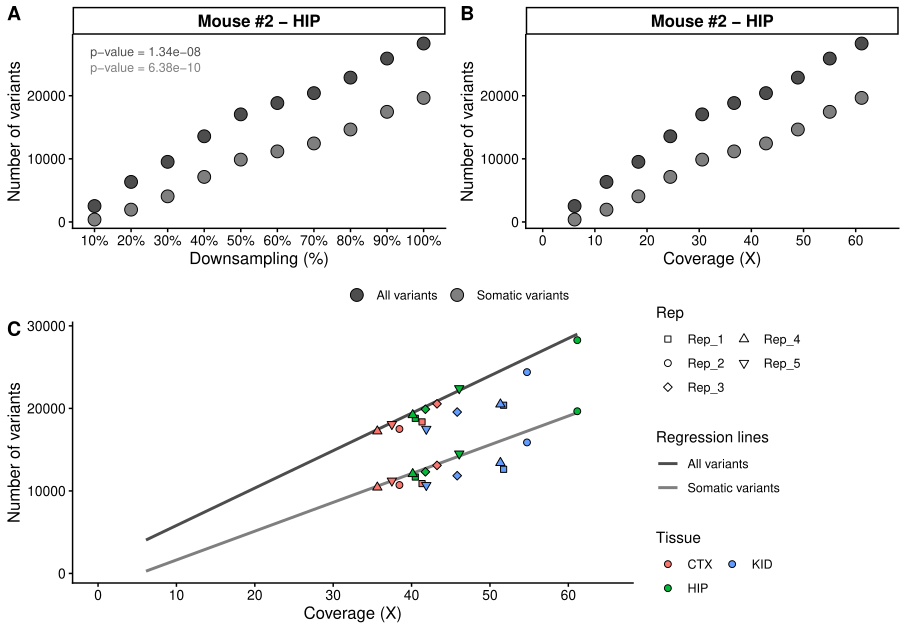

The R source for this figure:
#######################################################################################################################################
### Figure S2 - distribution genomic features - tissue specific
###############################################################################################
library(ggplot2)
library(reshape2)
library(ggpubr)
###############################################################################################
downsample   <- read.table("../../analyses/22_downsampling/output/downsampling_WT_3_HIP/1/variant_count.txt",header=T)
tot_variants <- read.table("../../analyses/22_downsampling/output/count_variants_allsamples/variant_count_ALL.txt",header=T)
genome_l     <- sum(read.table("../../zenodo/input_data/GRCm39.vM28.primary_assembly.genome.fa.fai.noscaff.chr")[,2])
mapped       <- read.table("../data/mapping_stat.txt",header=T) 
###############################################################################################



###############################################################################################
### Panel A - downsample of HIP-3

pvalue_all <- formatC(cor.test(downsample$Variants,downsample$Mapped_reads)$p.value,digits=2,format='e')
pvalue_smt <- formatC(cor.test(downsample$Somatic,downsample$Mapped_reads)$p.value,digits=2,format='e')

df2 <- downsample
df2$Downsample <- paste0(df2$Downsample*100,"%")
df2$Downsample <- factor(df2$Downsample,levels=unique(df2$Downsample))
df2$Mapped_reads <- NULL

melted <- reshape2::melt(df2)
melted$variable <- ifelse(melted$variable=="Variants","All variants","Somatic variants")

p1=ggplot(melted,aes(x=Downsample,y=value)) +
  theme_classic() +
  geom_point(aes(fill=variable),color='black',shape=21,size=4) +
  # x axis
  theme(axis.text.x=element_text(angle=0, hjust=.5, size = 10)) + 
  theme(axis.title.x = element_text(size=12)) +
  xlab("Downsampling (%)") +
  # y-axis
  theme(axis.text.y=element_text(size = 10)) +
  theme(axis.title.y = element_text(size=12)) +
  ylab("Number of variants") +
  # scale fill
  scale_fill_manual(values = c("All variants"="grey30","Somatic variants"="grey50")) +
  guides(fill=guide_legend(title="")) +
  # facet
  facet_wrap(~"Mouse #2 - HIP") +
  theme(strip.text.x = element_text(size = 12, colour = "black", angle = 0, face= 'bold')) +
  annotate("text",x="30%",y=27000,label=paste0("p-value = ",pvalue_all),size=3,
           color="grey30",hjust=.7) +
  annotate("text",x="30%",y=24500,label=paste0("p-value = ",pvalue_smt),size=3,
           color="grey50",hjust=.7)
###############################################################################################






###############################################################################################
### Panel B - plot as a coverage

# Calc coverage - downsampling file
downsample$Sample <- "WT_3_HIP"
merged1 <- merge(downsample,mapped,by="Sample")
merged1$coverage <- merged1$Mapped_reads * (merged1$avg_read_len / genome_l)
merged1 <- merged1[,c("Sample","Tissue","Rep","coverage","Variants","Somatic")]


# melt and plot
melted2 <- reshape2::melt(merged1,id.vars = c("Sample","Tissue","Rep","coverage"))
melted2$variable <- ifelse(melted2$variable=="Variants","All variants","Somatic variants")


p2=ggplot(melted2,aes(x=coverage,y=value)) +
  theme_classic() +
  geom_point(aes(fill=variable),color='black',shape=21,size=4) +
  # x axis
  theme(axis.text.x=element_text(angle=0, hjust=.5, size = 10)) + 
  theme(axis.title.x = element_text(size=12)) +
  scale_x_continuous(breaks=seq(0,60, 10)) +
  coord_cartesian(xlim = c(0,65)) +
  xlab("Coverage (X)") +
  # y-axis
  theme(axis.text.y=element_text(size = 10)) +
  theme(axis.title.y = element_text(size=12)) +
  ylab("Number of variants") +
  # scale fill
  scale_fill_manual(values = c("All variants"="grey30","Somatic variants"="grey50")) +
  guides(fill=guide_legend(title="")) +
  # facet
  facet_wrap(~"Mouse #2 - HIP") +
  theme(strip.text.x = element_text(size = 12, colour = "black", angle = 0, face= 'bold'))
###############################################################################################






###############################################################################################
### Panel C - plot regression line from B and plot values from other samples


# add mapping stat
tt <- merge(tot_variants,mapped,by.x="sample",by.y="Sample")

# calc coverage
tt$coverage <- tt$mapped_reads * (tt$avg_read_len / genome_l)
tt <- tt[,c("sample","Tissue","Rep","coverage","Variants","Somatic")]

# melt
melted_tt <- reshape2::melt(tt,id.vars = c("sample","Tissue","Rep","coverage"))
melted_tt$variable <- ifelse(melted_tt$variable=="Variants","All variants","Somatic variants")
melted_tt$Rep <- paste0("Rep_",melted_tt$Rep-1)

p3=ggplot() + 
  theme_classic() +
  # add regression lines based on previous data
  geom_smooth(data=melted2,aes(x=coverage,y=value,color=variable),method=lm, se=FALSE) +
  # add points from 
  geom_point(data=melted_tt,aes(x=coverage,y=value,fill=Tissue,shape=Rep),size=2,color='black') +
  scale_shape_manual(values = c("Rep_1"=22,"Rep_2"=21,"Rep_3"=23,
                                "Rep_4"=24,"Rep_5"=25)) +
  # x axis
  theme(axis.text.x=element_text(angle=0, hjust=.5, size = 10)) + 
  theme(axis.title.x = element_text(size=12)) +
  scale_x_continuous(breaks=seq(0,60, 10)) +
  coord_cartesian(xlim = c(0,65)) +
  xlab("Coverage (X)") +
  # y-axis
  theme(axis.text.y=element_text(size = 10)) +
  theme(axis.title.y = element_text(size=12)) +
  ylab("Number of variants") +
  # scale fill
  scale_color_manual(values = c("All variants"="grey30","Somatic variants"="grey50")) +
  guides(color=guide_legend(title="Regression lines")) +
  guides(shape = guide_legend(ncol = 2)) +
  guides(fill = guide_legend(ncol = 2,override.aes = list(shape=21)))
  



riga1=ggarrange(p1,p2,ncol=2,common.legend = T,legend = 'bottom',labels = c("A","B"))
riga2=ggarrange(p3,NULL,ncol=2,labels = "C",widths = c(.9,.1))
pp=ggarrange(riga1,riga2,nrow=2)
ggsave(filename='FigS2.pdf',plot=pp,width=230,height=160,units='mm')
